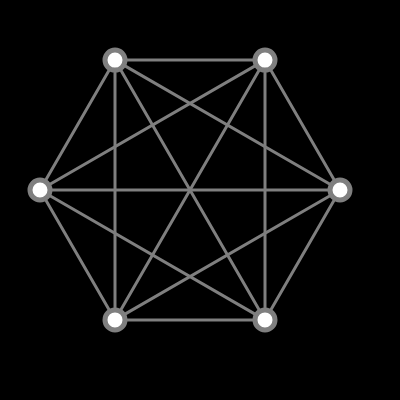
Frame 1 (no input)
Frame 60 (no input): identical to frame 1, image omitted
Frame 120 (the mouse pressed at the canvas centre since frame 60): identical to frame 1, image omitted

The p5.js sketch that drew this single still picture (run headless with seeded random() and noise() and a simulated clock; from frame 60 on, the mouse is pressed at the canvas centre):

// p5.js sketch
// ── sketch.js
// Global constants.
const CANVAS_W = 400;
const CANVAS_H = 400;

const CIRCLE_D = 20;
const LINE_W = 5;

const NUM_OF_CIRCLES = 6; // Though will be adjustable to any number.
const RAD_FROM_CENTER = 150;

const BG_COLOR = [0, 0, 0];

// Global state.
var circles = [];
var paths = [];

var x_center = CANVAS_W / 2;
var y_center = CANVAS_H / 2;

var color_active_1 = [0, 255, 0];
var color_active_2 = [255, 0, 0];

var color_inactive = [127, 127, 127];

// Logic.
function setup() {
    // Prepare some of the global values.
    createCanvas(CANVAS_W, CANVAS_H);

    angleMode(DEGREES);

    background(BG_COLOR[0], BG_COLOR[1], BG_COLOR[2]);

    // Generate circles next.
    for(i = 0; i < NUM_OF_CIRCLES; i++) {
        // Let's start with the circles and their positions.
        var angle = (360 / NUM_OF_CIRCLES) * i;

        var x = cos(angle) * RAD_FROM_CENTER;
        var y = sin(angle) * RAD_FROM_CENTER;

        var cir = {};

        cir.x_pos = x_center + x - (CIRCLE_D / 2);
        cir.y_pos = y_center + y - (CIRCLE_D / 2);

        circles.push(cir);
    }

    // Prepare a list of all paths.
    paths = getPaths();
}

function getPaths() {
    // Each path extends from circle to circle.
    // Thus, circle indices are used for end points.
    var paths = [];

    for(i = 0; i < NUM_OF_CIRCLES; i++) {
        for(j = i + 1; j < NUM_OF_CIRCLES; j++) {
            var path = {};

            path.s = i;
            path.e = j;

            path.color = color_inactive;

            paths.push(path);
        }
    }

    return paths;
}

function draw() {
    // Draw all graphics.
    drawGraphics();

    // Start coloring lines if mouse clicks the right spot.
    checkKeys();
}

function drawGraphics() {
    // Clear the background and draw the ball.
    clear();
    background(BG_COLOR[0], BG_COLOR[1], BG_COLOR[2]);

    drawPaths();

    drawCircles();
}

function drawPaths() {
    strokeWeight(3);

    for(i = 0; i < paths.length; i++) {
        var path = paths[i];

        var cir_s = circles[path.s];
        var cir_e = circles[path.e];

        stroke(path.color[0], path.color[1], path.color[2]);
        line(cir_s.x_pos, cir_s.y_pos, cir_e.x_pos, cir_e.y_pos);
    }
}

function drawCircles() {
    strokeWeight(5);

    for(i = 0; i < circles.length; i++) {
        var cir = circles[i];

        fill(255, 255, 255);
        stroke(color_inactive[0], color_inactive[1], color_inactive[2]);

        circle(cir.x_pos, cir.y_pos, CIRCLE_D);
    }
}

function checkKeys() {
    // Change direction movement based on which key is pressed.

}
